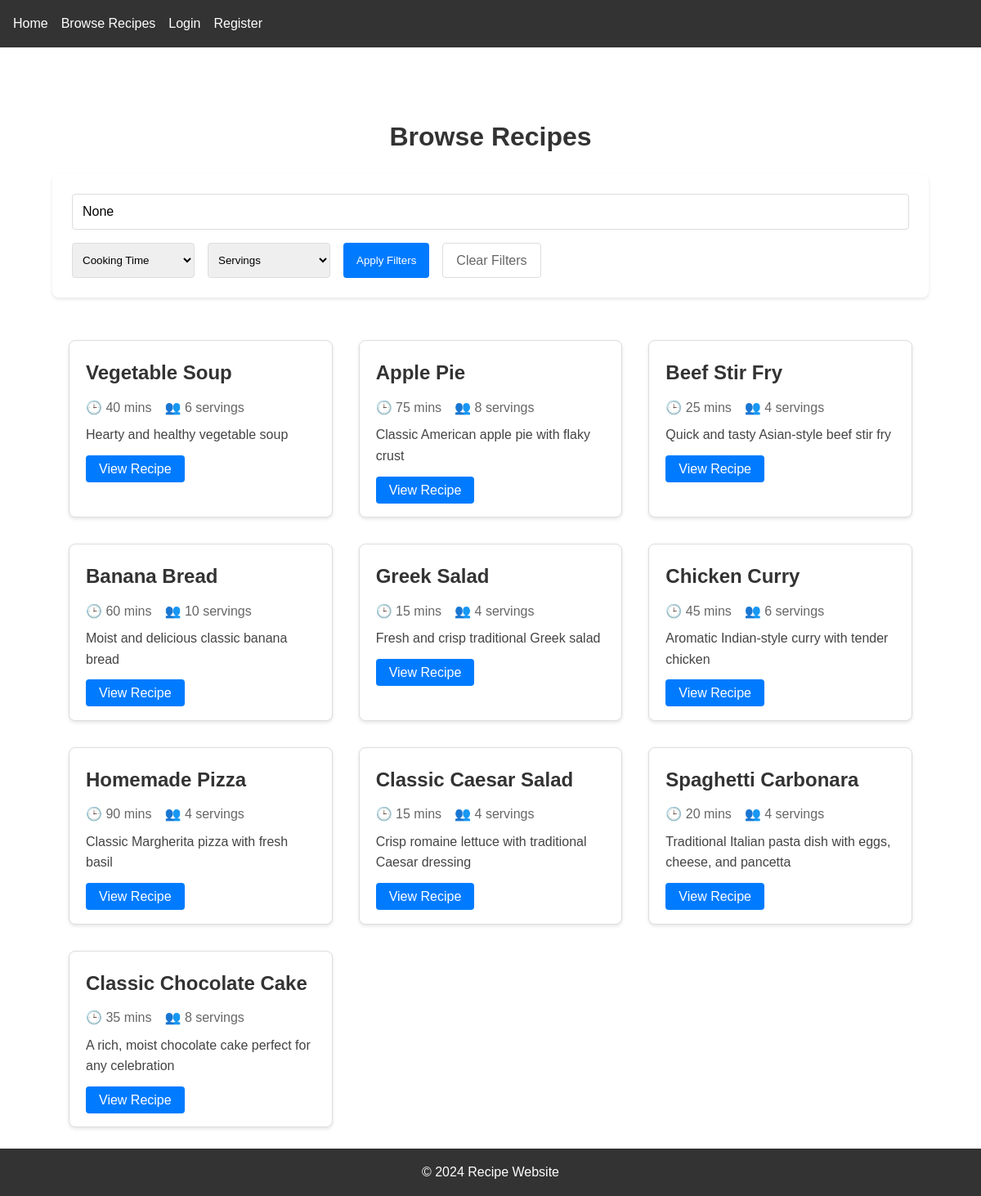
The app's page /recipes/ with its own data.
### recipes/models.py (models this page shows, shortened)
class Recipe(models.Model):
    title = models.CharField(max_length=200)
    description = models.TextField()
    ingredients = models.JSONField(
        help_text="Format: {'ingredient_name': {'quantity': number, 'unit': string}}"
    )
    instructions = models.TextField()
    cooking_time = models.IntegerField(help_text="Cooking time in minutes")
    servings = models.IntegerField()
    created_at = models.DateTimeField(auto_now_add=True)
    updated_at = models.DateTimeField(auto_now=True)
    author = models.ForeignKey(User, on_delete=models.CASCADE)
    image = models.ImageField(upload_to='recipe_images/', null=True, blank=True)
    class Meta:
        ordering = ['-created_at']

### recipes/views.py (the view)
# urls.py: path('recipes/', views.recipe_list, name='recipes'),
def recipe_list(request):
    recipes = Recipe.objects.all()
    query = request.GET.get('q')
    cooking_time = request.GET.get('cooking_time')
    servings = request.GET.get('servings')
    if query:
        recipes = recipes.filter(
            Q(title__icontains=query) |
            Q(description__icontains=query) |
            Q(ingredients__icontains=query)
        )
    if cooking_time:
        recipes = recipes.filter(cooking_time__lte=cooking_time)
    if servings:
        recipes = recipes.filter(servings=servings)
    context = {
        'recipes': recipes,
        'query': query,
        'cooking_time': cooking_time,
        'servings': servings,
    }
    return render(request, 'recipes/recipe_list.html', context)

### templates/recipes/recipe_list.html (shortened to what this page needs)
{% extends 'recipes/base.html' %}
{% block content %}
<div class="recipe-browse">
    <h1>Browse Recipes</h1>
    <div class="search-filters">
        <form method="get" class="filter-form">
            <div class="search-box">
                <input type="text" name="q" placeholder="Search recipes..." value="{{ query }}">
            </div>
            <div class="filters">
                <select name="cooking_time">
                    <option value="">Cooking Time</option>
                </select>
                <select name="servings">
                    <option value="">Servings</option>
                </select>
                <button type="submit">Apply Filters</button>
                <a href="{% url 'recipes:recipes' %}" class="clear-filters">Clear Filters</a>
            </div>
        </form>
    </div>
    <div class="recipe-grid">
        {% for recipe in recipes %}
            <div class="recipe-card">
                <div class="recipe-content">
                    <h3>{{ recipe.title }}</h3>
                    <p class="recipe-meta">
                        <span>🕒 {{ recipe.cooking_time }} mins</span>
                        <span>👥 {{ recipe.servings }} servings</span>
                    </p>
                    <p class="recipe-description">{{ recipe.description|truncatewords:20 }}</p>
                    <div class="recipe-card-actions">
                        <a href="{% url 'recipes:recipe_detail' recipe.pk %}" class="btn">View Recipe</a>
                    </div>
                </div>
            </div>
        {% empty %}
            <div class="no-results">
                <p>No recipes found matching your criteria.</p>
            </div>
        {% endfor %}
    </div>
</div>
{% endblock %}

### static/css/style.css (style rules this page uses)
* { margin: 0; padding: 0; box-sizing: border-box; }
body { font-family: Arial, sans-serif; line-height: 1.6; }
.recipe-grid { display: grid; grid-template-columns: repeat(auto-fill, minmax(300px, 1fr)); gap: 2rem; padding: 20px; }
.recipe-card { background: white; border: 1px solid #ddd; border-radius: 8px; padding: 20px; box-shadow: 0 2px 4px rgba(0,0,0,0.1); }
.recipe-card h3 { color: #333; margin-bottom: 10px; font-size: 1.5rem; }
h1, h2 { text-align: center; color: #333; margin: 20px 0; }
.btn { padding: 0.5rem 1rem; border-radius: 4px; text-decoration: none; color: white; background: #007bff; }
.recipe-browse { max-width: 1200px; margin: 0 auto; padding: 2rem; }
.search-filters { background: white; padding: 1.5rem; border-radius: 8px; box-shadow: 0 2px 4px rgba(0,0,0,0.1); margin-bottom: 2rem; }
.filter-form { display: flex; flex-direction: column; gap: 1rem; }
.search-box input { width: 100%; padding: 0.75rem; border: 1px solid #ddd; border-radius: 4px; font-size: 1rem; }
.filters { display: flex; gap: 1rem; flex-wrap: wrap; }
.filters select { padding: 0.5rem; border: 1px solid #ddd; border-radius: 4px; min-width: 150px; }
.filters button { padding: 0.5rem 1rem; background: #007bff; color: white; border: none; border-radius: 4px; cursor: pointer; }
.clear-filters { padding: 0.5rem 1rem; color: #666; text-decoration: none; border: 1px solid #ddd; border-radius: 4px; }
.recipe-meta { display: flex; gap: 1rem; color: #666; margin: 0.5rem 0; }
.recipe-description { color: #444; margin-bottom: 1rem; }

### records on screen
Recipe: title "Vegetable Soup", cooking_time "40", servings "6", description "Hearty and healthy vegetable soup"
Recipe: title "Apple Pie", cooking_time "75", servings "8", description "Classic American apple pie with flaky crust"
Recipe: title "Beef Stir Fry", cooking_time "25", servings "4", description "Quick and tasty Asian-style beef stir fry"
Recipe: title "Banana Bread", cooking_time "60", servings "10", description "Moist and delicious classic banana bread"
Recipe: title "Greek Salad", cooking_time "15", servings "4", description "Fresh and crisp traditional Greek salad"
Recipe: title "Chicken Curry", cooking_time "45", servings "6", description "Aromatic Indian-style curry with tender chicken"
Recipe: title "Homemade Pizza", cooking_time "90", servings "4", description "Classic Margherita pizza with fresh basil"
Recipe: title "Classic Caesar Salad", cooking_time "15", servings "4", description "Crisp romaine lettuce with traditional Caesar dressing"
Recipe: title "Spaghetti Carbonara", cooking_time "20", servings "4", description "Traditional Italian pasta dish with eggs, cheese, and pancetta"
Recipe: title "Classic Chocolate Cake", cooking_time "35", servings "8", description "A rich, moist chocolate cake perfect for any celebration"
